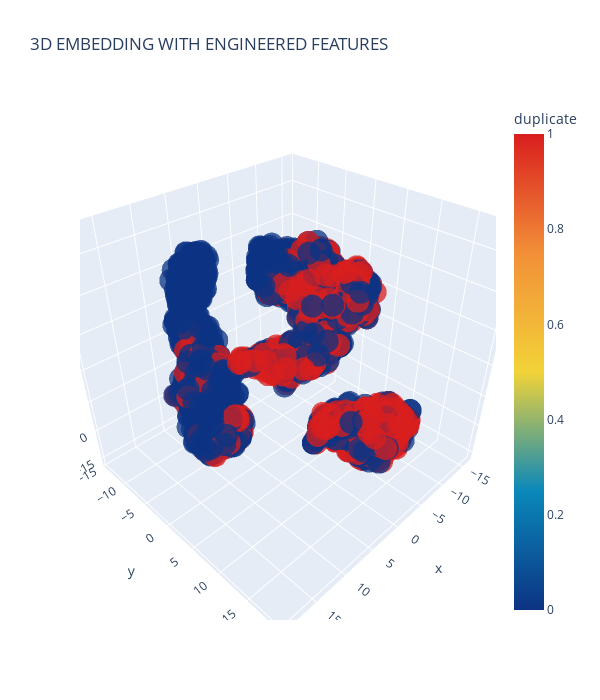

Notebook cell for this chart:
### Code cell
trace1 = go.Scatter3d(x=tsne3d[:,0],y=tsne3d[:,1],z=tsne3d[:,2],mode='markers',
                      marker=dict(sizemode='diameter',
                                  color = y,
                                  colorscale = 'Portland',
                                  colorbar = dict(title = 'duplicate'),
                                  line=dict(color='rgb(255, 255, 255)'),
                                  opacity=0.75))
data=[trace1]
layout=dict(height=700, width=600, title='3d embedding with engineered features'.upper())
fig=dict(data=data, layout=layout)
py.iplot(fig, filename='3DBubble')

### Figure 1 — Plotly figure (JSON) as saved in the notebook; plotly's stock layout.template omitted (floating-point values rounded to 4 significant figures; data arrays with more than 128 entries replaced by an {"elided": "..."} marker saying what was removed)
{"data": [{"marker": {"color": {"elided": "3032 int values"}, "colorbar": {"title": {"text": "duplicate"}}, "colorscale": [[0, "rgb(12,51,131)"], [0.25, "rgb(10,136,186)"], [0.5, "rgb(242,211,56)"], [0.75, "rgb(242,143,56)"], [1, "rgb(217,30,30)"]], "line": {"color": "rgb(255, 255, 255)"}, "opacity": 0.75, "sizemode": "diameter"}, "mode": "markers", "type": "scatter3d", "x": {"elided": "3032 float values"}, "y": {"elided": "3032 float values"}, "z": {"elided": "3032 float values"}}], "layout": {"height": 700, "title": {"text": "3D EMBEDDING WITH ENGINEERED FEATURES"}, "width": 600}}
